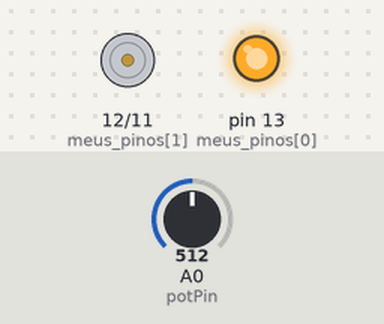
The sketch below on a simulated Arduino Uno, built with avr-gcc and run on an emulated ATmega328P. On the bench: motor-driver pin pairs drawn as motors (green arrow = first pin HIGH = forward, orange = second pin HIGH = backward, longer = more drive), output pins drawn as LEDs (lit = HIGH). The test bench sets the inputs (shaded band); at power-on: A0 (potPin) = 512.

Above: at 8.4 s.
8.5 s: A0 (potPin) set to 122
At 10.8 s:
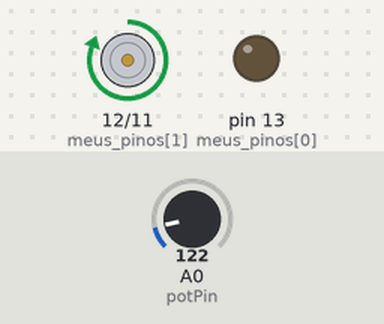
21.6 s: A0 (potPin) set to 0
At 23.0 s:
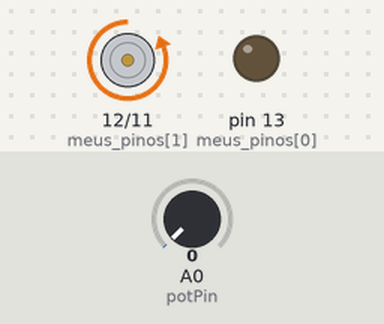
29.2 s: A0 (potPin) set to 306
Timing chart, 0 to 42.8 s (numbered marks = the images above; inputs shaded):
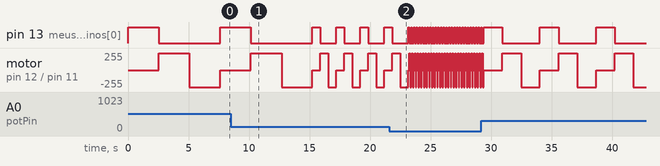

Measured:
- by itself, pin 13 (meus_pinos[0]): repeats every 4.6 s: HIGH 1.5 s, LOW 3.1 s

The sketch:

semaforo_pot.ino
```cpp
int vermelho = 13;
int amarelo = 12;
int verde = 11;
int meus_pinos[] = {13, 12, 11};
int qt_pinos = 3;
int potPin = 0; //pino do potenciometro
int pot = 0; //valor do potenciomentro

int semaforo (int pinos[], int qt, int tempo) {
  for (int pino = 0; pino < qt; pino++){
    digitalWrite(pinos[pino], HIGH);
    delay(tempo);
    digitalWrite(pinos[pino], LOW);
  }
}

void setup()
{
  Serial.begin(9600);
  for (int pino = 0; pino < qt_pinos; pino++){
    pinMode(meus_pinos[pino], OUTPUT);
  }
}

void loop()
{
  pot = analogRead(potPin);
  int tempo = map(pot,0,1023,74,5000);
  semaforo(meus_pinos,qt_pinos,tempo);
}
```
